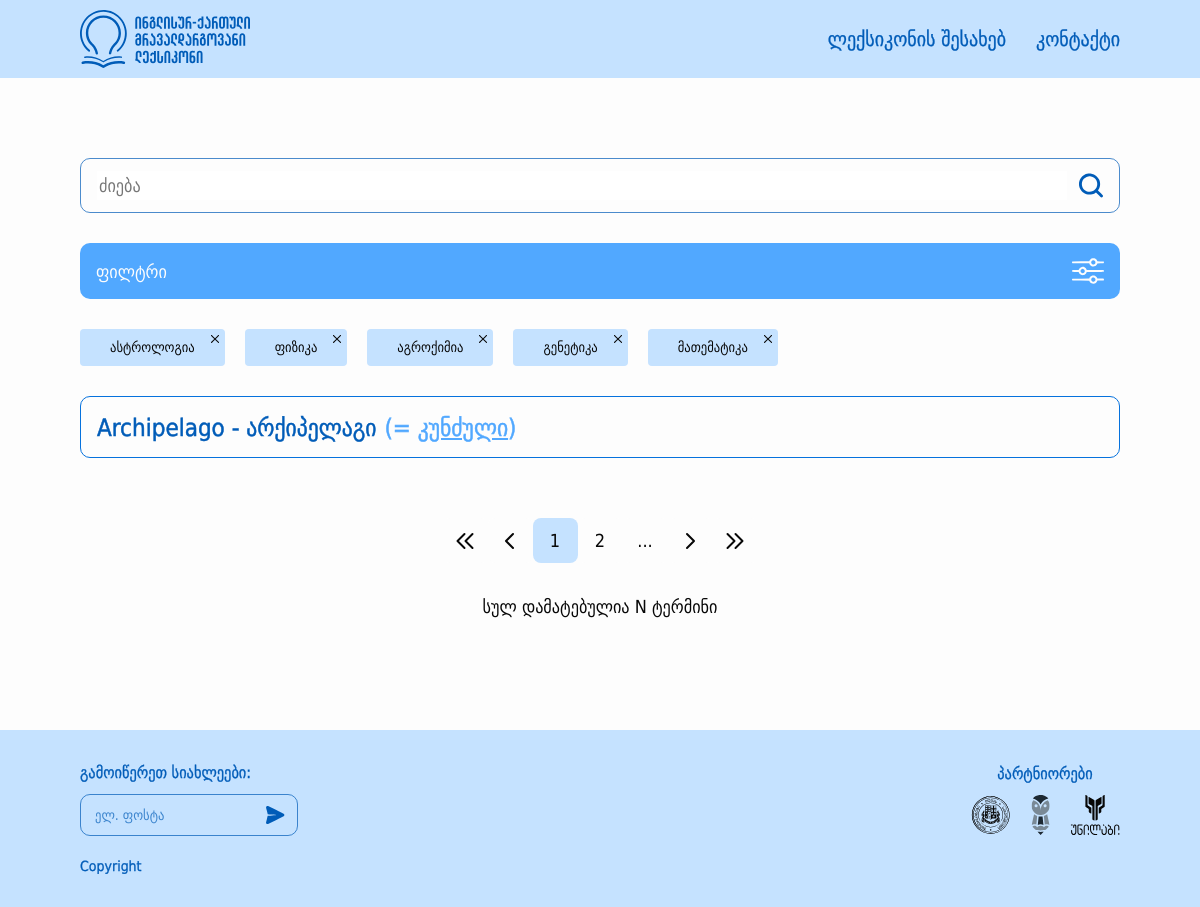
Page /home on the earlier database version.
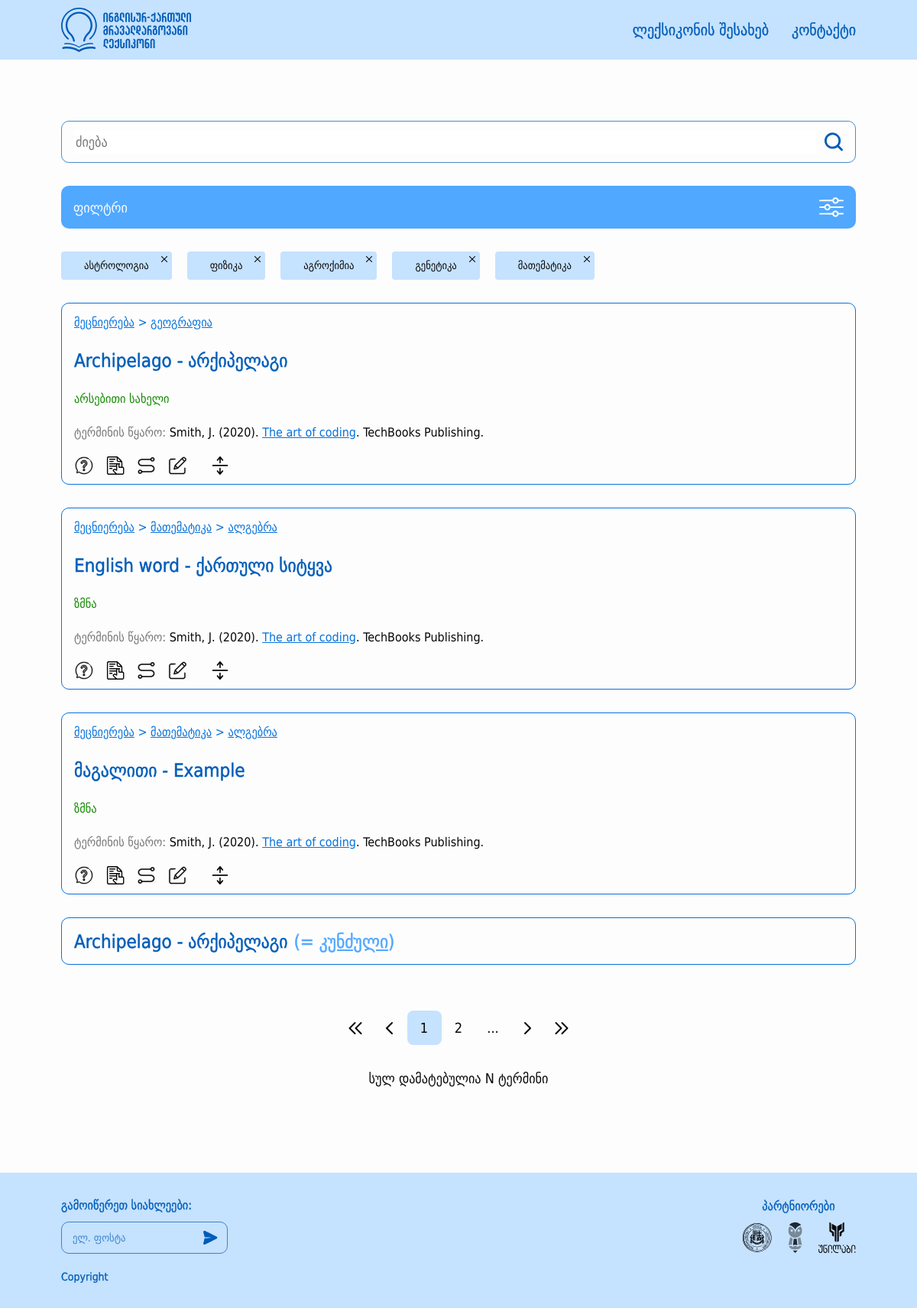
Same page on the later database version.
### src/models/terms.py (models this page shows, shortened)
class Category(BaseModel):
    __tablename__ = "categories"
    id = db.Column(db.Integer, primary_key=True)
    name = db.Column(db.String(50), nullable=False)
    parent_id = db.Column(db.Integer, db.ForeignKey("categories.id"), nullable=True)
    children = db.relationship('Category', backref=db.backref('parent', remote_side=[id]), lazy='dynamic')

class Term(BaseModel):
    __tablename__ = 'terms'
    id = db.Column(db.Integer, primary_key=True)
    geo_word = db.Column(db.String(100), nullable=False)
    eng_word = db.Column(db.String(100), nullable=False)
    grammar_form = db.Column(db.String(50), nullable=True)
    term_source = db.Column(db.String(100), nullable=False)
    definition = db.Column(db.Text, nullable=False)
    definition_source = db.Column(db.String(100), nullable=False)
    term_type = db.Column(db.String(50), nullable=True)
    context = db.Column(db.Text, nullable=True)
    context_source = db.Column(db.String(100), nullable=True)
    comment = db.Column(db.Text, nullable=True)
    category = db.relationship("Category", secondary="terms_categories", backref="terms")

### src/views/main/routes.py (the view)
@main_blueprint.route("/")
@main_blueprint.route("/home")
def home():
    root_categories = Category.query.filter(Category.parent_id.is_(None)).all()
    terms = Term.query.all()
    return render_template("main/main.html", terms=terms, root_categories=root_categories)

### src/templates/main/main.html (shortened to what this page needs)
{% extends 'layouts/base.html' %}
{% block content %}
    <div class="main-outer edge-padding">
      <main class="main-content width-limiter">
        <section class="right-section">
          <section class="search-controls">
            <div class="search-input-container">
              <input class="search-input" type="text" placeholder="ძიება" />
              <a href="{{ url_for('main.term_not_found') }}">
                <button class="search-button">
                  <img
                    class="search-button-img"
                    src="{{ url_for('static', filename='images/' + 'search.svg') }}"
                    alt="search"
                  />
                </button>
              </a>
            </div>
            <button id="filter-modal-open-button" class="filter-modal-toggle">
              <span>ფილტრი</span>
              <img src="{{ url_for('static', filename='images/' + 'filter.svg') }}" />
            </button>
            <ul class="selected-filter-list">
              <li class="selected-filter-item">
                ასტროლოგია
                <button class="selected-filter-remove-button vector-button">
                  <img src="{{ url_for('static', filename='images/' + 'x.svg') }}" />
                </button>
              </li>
              <li class="selected-filter-item">
                ფიზიკა
                <button class="selected-filter-remove-button vector-button">
                  <img src="{{ url_for('static', filename='images/' + 'x.svg') }}" />
                </button>
              </li>
              <li class="selected-filter-item">
                აგროქიმია
                <button class="selected-filter-remove-button vector-button">
                  <img src="{{ url_for('static', filename='images/' + 'x.svg') }}" />
                </button>
              </li>
              <li class="selected-filter-item">
                გენეტიკა
                <button class="selected-filter-remove-button vector-button">
                  <img src="{{ url_for('static', filename='images/' + 'x.svg') }}" />
                </button>
              </li>
              <li class="selected-filter-item">
                მათემატიკა
                <button class="selected-filter-remove-button vector-button">
                  <img src="{{ url_for('static', filename='images/' + 'x.svg') }}" />
                </button>
              </li>
            </ul>
          </section>
          <section id="term-list">
            {% for term in terms %}
            <article class="term-card">
              <div class="field">
                {% for category in term.category %}
                {% set parent_category = category.parent %}
                  {% if parent_category %}
                    {% set grandparent_category = parent_category.parent %}
                    {% if grandparent_category %}
                      <a href="{{ url_for('main.view_terms_by_category', category_id=grandparent_category.id) }}" previewlistener="true">{{ grandparent_category.name }}</a> &gt;
                    {% endif %}
                    <a href="{{ url_for('main.view_terms_by_category', category_id=parent_category.id) }}" previewlistener="true">{{ parent_category.name }}</a> &gt;
                  {% endif %}
                  <a href="{{ url_for('main.view_terms_by_category', category_id=category.id) }}" previewlistener="true">{{ category.name }}</a>
                {% endfor %}
              </div>
              <a href="{{ url_for('main.term_detail', term_id=term.id) }}" class="unstyled-link" previewlistener="true"><h3 class="word-pair">{{term.eng_word}} - {{ term.geo_word }}</h3></a>
              <span class="word-type">{{term.grammar_form}}</span>
              <p class="term-source"><span class="term-source-label">ტერმინის წყარო: </span>Smith, J. (2020). <a href="{{term.context_source}}" previewlistener="true">The art of coding</a>. TechBooks Publishing.</p>
              <section class="term-controls">
                <button class="term-button" title="განმარტების ჩვენება" id="definition-button-efe837fd-314a-4e45-99af-620de6cf48e3" fdprocessedid="4dnd5r">
                </button>
                <button class="term-button" title="კონტექსტის ჩვენება" id="context-button-efe837fd-314a-4e45-99af-620de6cf48e3" fdprocessedid="zk648">
                </button>
                <button class="term-button" title="დაკავშირებული სიტყვების ჩვენება" id="connected-button-efe837fd-314a-4e45-99af-620de6cf48e3" fdprocessedid="nmhc66">
                </button>
                <button class="term-button" title="კომენტარის ჩვენება" id="comment-button-efe837fd-314a-4e45-99af-620de6cf48e3" fdprocessedid="tjgugr">
                </button>
                <button class="term-button toggle-all-button" title="ყველაფრის ჩვენება/დამალვა" id="all-button-efe837fd-314a-4e45-99af-620de6cf48e3" fdprocessedid="8sb6t">
                </button>
              </section>
            </article>
            {% endfor %}
              <article class="term-card">
                <div class="pair-line">
                  <a href="/term-detail.html" class="unstyled-link" previewlistener="true"><h3 class="word-pair">Archipelago - არქიპელაგი</h3></a>
                  <span class="equivalent-word">(= <a href="/" previewlistener="true">კუნძული</a>)</span>
                </div>
              </article>
          </section>
          <div class="term-list-bottom-bar">
            <ul class="pagination">
              <li class="pagination-item">
                <button class="pagination-button">
                  <img src="{{ url_for('static', filename='images/' + 'double-left.svg') }}" alt="first page" />
                </button>
              </li>
              <li class="pagination-item">
                <button class="pagination-button">
                  <img src="{{ url_for('static', filename='images/' + 'left.svg') }}" alt="previous page" />
                </button>
              </li>
              <li class="pagination-item">
                <button class="pagination-button active">1</button>
              </li>
              <li class="pagination-item">
                <button class="pagination-button">2</button>
              </li>
              <li class="pagination-item">
                <button class="pagination-button">...</button>
              </li>
              <li class="pagination-item">
                <button class="pagination-button">
                  <img src="{{ url_for('static', filename='images/' + 'right.svg') }}" alt="next page" />
                </button>
              </li>
              <li class="pagination-item">
                <button class="pagination-button">
                  <img src="{{ url_for('static', filename='images/' + 'double-right.svg') }}" alt="last page" />
                </button>
              </li>
            </ul>
            <span class="search-result-number">სულ დამატებულია N ტერმინი</span>
          </div>
        </section>
      </main>
    </div>
{% endblock %}

### src/templates/layouts/base.html (shortened to what this page needs)
<!doctype html>
<html lang="ka">
  <head>
    <link href="{{ url_for('static', filename='styles/global.css') }}" rel="stylesheet" />
    <link href="{{ url_for('static', filename='styles/shared.css') }}" rel="stylesheet" />
    <link href="{{ url_for('static', filename='styles/other.css') }}" rel="stylesheet" />
    <link href="{{ url_for('static', filename='styles/main.css') }}" rel="stylesheet" />
    <link href="{{ url_for('static', filename='styles/word.css') }}" rel="stylesheet" />
  </head>
  <body>
    {% include 'layouts/navbar.html' %}
    {% block content %}
    {% endblock %}
    {% include 'layouts/footer.html' %}
  </body>
</html>

### src/templates/layouts/navbar.html (shortened to what this page needs)
<header class="header edge-padding">
    <div class="header-content width-limiter">
      <a href="{{ url_for('main.home') }}">
        <img class="logo" src="{{ url_for('static', filename='images/' + 'logo.svg') }}" alt="logo" />
      </a>
      <nav class="desktop-nav">
        <a href="{{ url_for('main.about') }}" class="nav-link">ლექსიკონის შესახებ</a>
        <a href="{{ url_for('main.contact') }}" class="nav-link">კონტაქტი</a>
      </nav>
    </div>
  </header>

### src/templates/layouts/footer.html (shortened to what this page needs)
<footer class="footer edge-padding">
    <div class="footer-content width-limiter">
      <div class="sub-group">
        <label class="sub-label">გამოიწერეთ სიახლეები:</label>
        <form
          class="base-field sub-input-container errorable-field"
          id="subscribe-form"
        >
          <input
            class="sub-input field-input"
            type="email"
            placeholder="ელ. ფოსტა"
          />
          <button class="sub-button">
          </button>
        </form>
      </div>
      <div class="partner-group">
        <h6 class="partner-title">პარტნიორები</h6>
        <div class="partner-logos">
          <a href="https://iliauni.edu.ge/ge">
            <img
              class="partner-logo"
              src="{{ url_for('static', filename='images/' + 'ilia.svg') }}"
              alt="logo"
            />
          </a>
          <a href="https://terms.iliauni.edu.ge/">
            <img
              class="partner-logo"
              src="{{ url_for('static', filename='images/' + 'owl.svg') }}"
              alt="logo"
            />
          </a>
          <a href="https://unilab.iliauni.edu.ge/">
            <img
              class="partner-logo"
              src="{{ url_for('static', filename='images/' + 'unilab.svg') }}"
              alt="logo"
            />
          </a>
        </div>
      </div>
    </div>
    <span class="copyright">Copyright</span>
</footer>

### src/static/styles/global.css (style rules this page uses)
:root { --color-light-blue: 197, 226, 255; --color-light-blue-2: 143, 199, 255; --color-blue: 6, 114, 221; --color-blue-1: 81, 168, 255; --color-blue-2: 0, 92, 184; --color-white: 253, 253, 253; --color-black: 7, 7, 7; --color-gray: 119, 119, 119; --color-gray-2: 237, 237, 237; --color-green: 19, 137, 0; --color-red: 229, 0, 0; }
*, *::before, *::after { box-sizing: border-box; }
* { margin: 0; }
body { line-height: 1.5; -webkit-font-smoothing: antialiased; }
img, picture, video, canvas, svg { display: block; max-width: 100%; }
input, button, textarea, select { font: inherit; }
p, h1, h2, h3, h4, h5, h6 { overflow-wrap: break-word; }
* { color: rgb(var(--color-black)); font-family: 'DejaVu Sans Condensed', sans-serif; }
body { display: flex; min-height: 100vh; flex-direction: column; background-color: rgb(var(--color-white)); }
ul { list-style: none; padding: 0; margin: 0; }
button { all: unset; cursor: pointer; box-sizing: border-box; }

### src/static/styles/other.css (style rules this page uses)
.main-outer { display: flex; }
main { display: flex; flex: 1; }

### src/static/styles/main.css (style rules this page uses)
.main-content { display: flex; gap: 24px; justify-content: center; }
.right-section { flex: 1; }
.search-controls { display: flex; flex-direction: column; gap: 24px; }
.filter-modal-toggle { display: flex; align-items: center; gap: 12px; font-size: 18px; background: rgb(var(--color-blue-1)); width: 100%; padding: 12px 16px; justify-content: space-between; border-radius: 10px; }
.filter-modal-toggle span { display: block; color: rgb(var(--color-white)); }
.selected-filter-list { display: flex; gap: 20px; flex-wrap: wrap; }
.selected-filter-item { position: relative; display: flex; align-items: center; justify-content: center; padding: 8px 30px; font-size: 14px; background: rgb(var(--color-light-blue)); border-radius: 4px; color: rgb(var(--color-black)); }
.selected-filter-remove-button { position: absolute; top: 0; right: 0; width: 8px; height: 8px; margin: 6px; }
#term-list { display: flex; flex-direction: column; gap: 24px; margin-top: 30px; }
.term-card { display: flex; flex-direction: column; gap: 10px; border: 1.2px solid rgb(var(--color-blue)); border-radius: 10px; padding: 12px 16px; width: 100%; }
.term-card .field, a { font-size: 14px; color: rgb(var(--color-blue)); }
.term-card .word-pair { font-size: 18px; -webkit-text-stroke: 0.5px rgb(var(--color-blue-2)); font-weight: 400; color: rgb(var(--color-blue-2)); }
.term-card .pair-line { display: flex; align-items: center; gap: 8px; }
.term-card .equivalent-word, .term-card .equivalent-word a { color: rgb(var(--color-blue-1)); -webkit-text-stroke: 0.5px rgb(var(--color-blue-1)); font-weight: 400; font-size: 18px; }
.term-card .word-type { font-size: 14px; color: rgb(var(--color-green)); }
.term-card .term-source { font-size: 14px; }
.term-card .term-source-label { font-size: 14px; color: rgb(var(--color-gray)); }
.term-controls { display: flex; gap: 16px; }
.term-button { height: 24px; }
.term-button svg { height: 100%; }
.toggle-all-button { margin-left: 16px; }
@media screen and (min-width: 768px) { .main-content { gap: 30px; } }
@media screen and (min-width: 768px) { .search-controls { gap: 30px; } }
@media screen and (min-width: 768px) { #term-list { gap: 30px; } }
@media screen and (min-width: 768px) { .term-card { gap: 20px; } }
@media screen and (min-width: 768px) { .term-card .field, a { font-size: 16px; } }
@media screen and (min-width: 768px) { .term-card .word-pair { font-size: 24px; } }
@media screen and (min-width: 768px) { .term-card .equivalent-word, .term-card .equivalent-word a { font-size: 24px; } }
@media screen and (min-width: 768px) { .term-card .word-type { font-size: 16px; } }
@media screen and (min-width: 768px) { .term-card .term-source { font-size: 16px; } }
@media screen and (min-width: 768px) { .term-card .term-source-label { font-size: 16px; } }

Differences in the rows shown:
added Term: eng_word "Archipelago", geo_word "არქიპელაგი", grammar_form "არსებითი სახელი"
added Category: name "გეოგრაფია", shown under "Archipelago"
added Category: name "მეცნიერება"
added Term: eng_word "English word", geo_word "ქართული სიტყვა", grammar_form "ზმნა"
added Category: name "ალგებრა"
added Category: name "მათემატიკა"
added Term: eng_word "მაგალითი", geo_word "Example", grammar_form "ზმნა"
